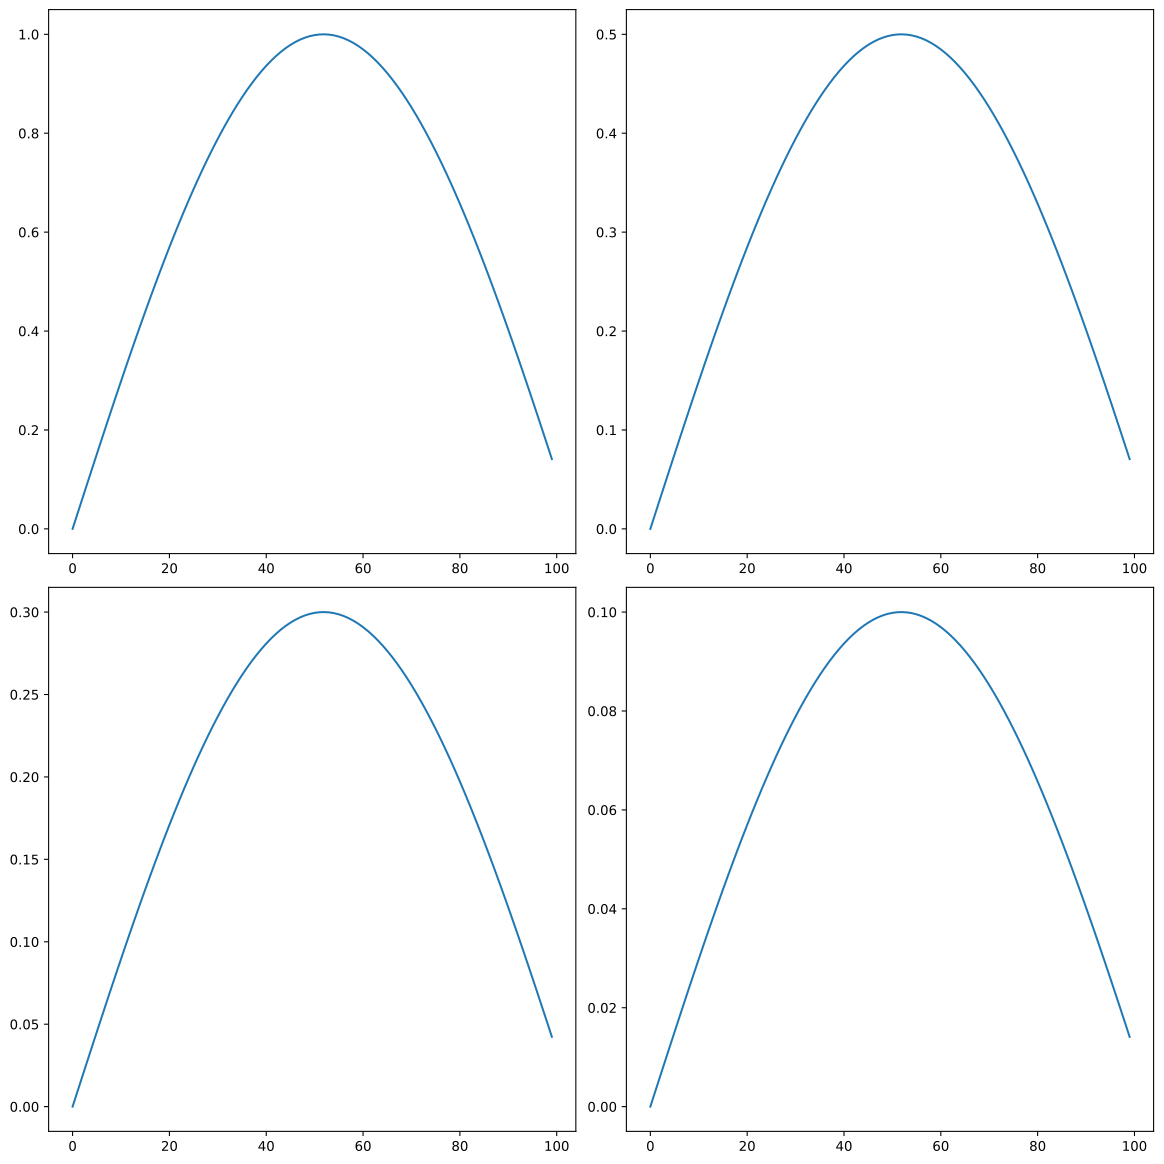

The script that drew this image:
import pyarts3 as pyarts
import numpy as np

stokvec_vec = pyarts.arts.StokvecVector(np.outer(np.sin(np.linspace(0, 3, 100)), [1, 0.5, 0.3, 0.1]))
fig, ax = pyarts.plots.StokvecVector.plot(stokvec_vec)
